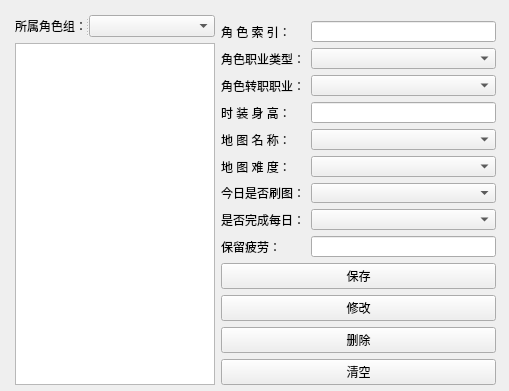
<?xml version="1.0" encoding="UTF-8"?>
<ui version="4.0">
 <class>Form</class>
 <widget class="QWidget" name="Form">
  <property name="geometry">
   <rect>
    <x>0</x>
    <y>0</y>
    <width>509</width>
    <height>391</height>
   </rect>
  </property>
  <property name="windowTitle">
   <string>角色配置</string>
  </property>
  <widget class="QWidget" name="layoutWidget">
   <property name="geometry">
    <rect>
     <x>15</x>
     <y>15</y>
     <width>481</width>
     <height>370</height>
    </rect>
   </property>
   <layout class="QFormLayout" name="formLayout_2">
    <property name="horizontalSpacing">
     <number>6</number>
    </property>
    <item row="0" column="0">
     <layout class="QVBoxLayout" name="verticalLayout">
      <item>
       <widget class="QSplitter" name="splitter">
        <property name="orientation">
         <enum>Qt::Horizontal</enum>
        </property>
        <widget class="QLabel" name="label_7">
         <property name="maximumSize">
          <size>
           <width>70</width>
           <height>16777215</height>
          </size>
         </property>
         <property name="text">
          <string>所属角色组：</string>
         </property>
        </widget>
        <widget class="QComboBox" name="settingsGroupComboBox"/>
       </widget>
      </item>
      <item>
       <widget class="QListView" name="roleIndexList">
        <property name="maximumSize">
         <size>
          <width>200</width>
          <height>16777215</height>
         </size>
        </property>
       </widget>
      </item>
     </layout>
    </item>
    <item row="0" column="1">
     <layout class="QVBoxLayout" name="verticalLayout_3">
      <item>
       <layout class="QVBoxLayout" name="verticalLayout_2">
        <item>
         <layout class="QFormLayout" name="formLayout">
          <item row="2" column="0">
           <widget class="QLabel" name="label">
            <property name="text">
             <string>角 色 索 引：</string>
            </property>
           </widget>
          </item>
          <item row="2" column="1">
           <widget class="QLineEdit" name="roleIndex"/>
          </item>
          <item row="3" column="0">
           <widget class="QLabel" name="label_2">
            <property name="text">
             <string>角色职业类型：</string>
            </property>
           </widget>
          </item>
          <item row="3" column="1">
           <widget class="QComboBox" name="roleOccupationTypeComboBox"/>
          </item>
          <item row="6" column="0">
           <widget class="QLabel" name="label_3">
            <property name="text">
             <string>地 图 名 称：</string>
            </property>
           </widget>
          </item>
          <item row="6" column="1">
           <widget class="QComboBox" name="mapNameComboBox"/>
          </item>
          <item row="7" column="0">
           <widget class="QLabel" name="label_4">
            <property name="text">
             <string>地 图 难 度：</string>
            </property>
           </widget>
          </item>
          <item row="7" column="1">
           <widget class="QComboBox" name="mapLevelComboBox"/>
          </item>
          <item row="8" column="0">
           <widget class="QLabel" name="label_5">
            <property name="text">
             <string>今日是否刷图：</string>
            </property>
           </widget>
          </item>
          <item row="8" column="1">
           <widget class="QComboBox" name="isBrushComboBox"/>
          </item>
          <item row="9" column="0">
           <widget class="QLabel" name="label_6">
            <property name="text">
             <string>是否完成每日：</string>
            </property>
           </widget>
          </item>
          <item row="9" column="1">
           <widget class="QComboBox" name="isDailyTaskComboBox"/>
          </item>
          <item row="10" column="0">
           <widget class="QLabel" name="label_8">
            <property name="text">
             <string>保留疲劳：</string>
            </property>
           </widget>
          </item>
          <item row="10" column="1">
           <widget class="QLineEdit" name="retainPL"/>
          </item>
          <item row="4" column="1">
           <widget class="QComboBox" name="roleOccupationComboBox"/>
          </item>
          <item row="1" column="1">
           <spacer name="verticalSpacer_2">
            <property name="orientation">
             <enum>Qt::Vertical</enum>
            </property>
            <property name="sizeHint" stdset="0">
             <size>
              <width>20</width>
              <height>40</height>
             </size>
            </property>
           </spacer>
          </item>
          <item row="4" column="0">
           <widget class="QLabel" name="label_9">
            <property name="text">
             <string>角色转职职业：</string>
            </property>
           </widget>
          </item>
          <item row="5" column="0">
           <widget class="QLabel" name="label_10">
            <property name="text">
             <string>时 装 身 高：</string>
            </property>
           </widget>
          </item>
          <item row="5" column="1">
           <widget class="QLineEdit" name="player_height"/>
          </item>
         </layout>
        </item>
        <item>
         <widget class="QPushButton" name="saveRoleSettingsBtn">
          <property name="text">
           <string>保存</string>
          </property>
         </widget>
        </item>
        <item>
         <widget class="QPushButton" name="modifyRoleSettingsBtn">
          <property name="text">
           <string>修改</string>
          </property>
         </widget>
        </item>
        <item>
         <widget class="QPushButton" name="delRoleSettingsBtn">
          <property name="text">
           <string>删除</string>
          </property>
         </widget>
        </item>
        <item>
         <widget class="QPushButton" name="delAllRoleSettingsBtn">
          <property name="text">
           <string>清空</string>
          </property>
         </widget>
        </item>
        <item>
         <spacer name="verticalSpacer">
          <property name="orientation">
           <enum>Qt::Vertical</enum>
          </property>
          <property name="sizeHint" stdset="0">
           <size>
            <width>20</width>
            <height>40</height>
           </size>
          </property>
         </spacer>
        </item>
       </layout>
      </item>
     </layout>
    </item>
   </layout>
  </widget>
 </widget>
 <resources/>
 <connections>
  <connection>
   <sender>saveRoleSettingsBtn</sender>
   <signal>clicked()</signal>
   <receiver>Form</receiver>
   <slot>save_role_settings()</slot>
   <hints>
    <hint type="sourcelabel">
     <x>492</x>
     <y>275</y>
    </hint>
    <hint type="destinationlabel">
     <x>502</x>
     <y>209</y>
    </hint>
   </hints>
  </connection>
  <connection>
   <sender>delRoleSettingsBtn</sender>
   <signal>clicked()</signal>
   <receiver>Form</receiver>
   <slot>del_role_settings()</slot>
   <hints>
    <hint type="sourcelabel">
     <x>492</x>
     <y>304</y>
    </hint>
    <hint type="destinationlabel">
     <x>502</x>
     <y>250</y>
    </hint>
   </hints>
  </connection>
  <connection>
   <sender>delAllRoleSettingsBtn</sender>
   <signal>clicked()</signal>
   <receiver>Form</receiver>
   <slot>delall_role_settings()</slot>
   <hints>
    <hint type="sourcelabel">
     <x>492</x>
     <y>333</y>
    </hint>
    <hint type="destinationlabel">
     <x>496</x>
     <y>313</y>
    </hint>
   </hints>
  </connection>
 </connections>
 <slots>
  <slot>save_role_settings()</slot>
  <slot>del_role_settings()</slot>
  <slot>delall_role_settings()</slot>
 </slots>
</ui>
